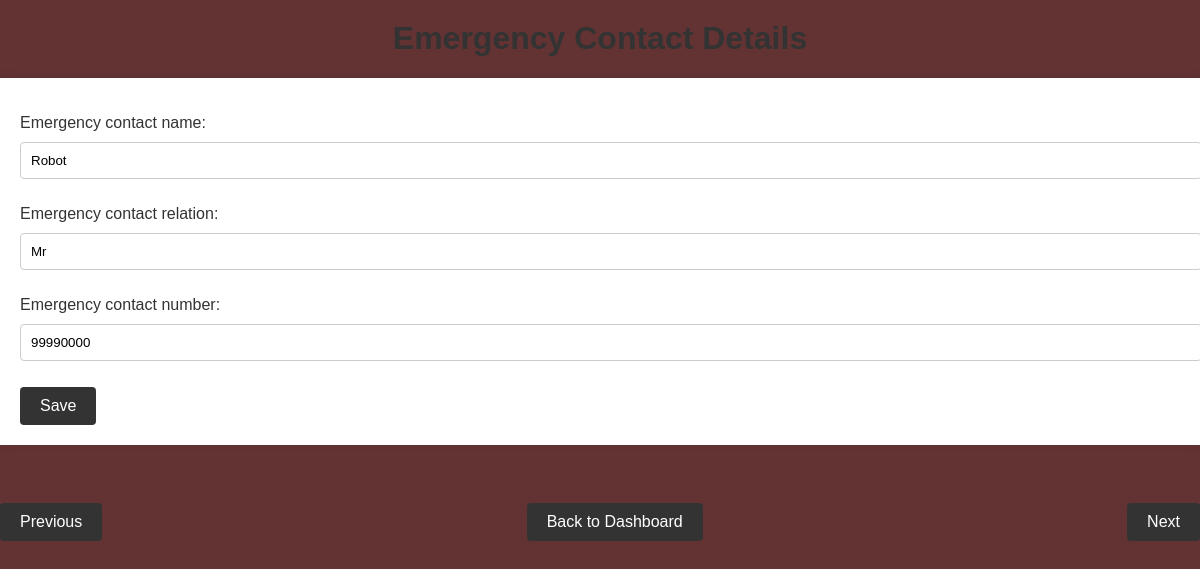
Screenshot of /applicant/page/3/ (signed in) with the database file from the repository.
### users/models.py (models this page shows, shortened)
class Profile(models.Model):
    MALE = 'ML'
    FEMALE = 'FM'
    GENDER_CHOICES = (
        (MALE, 'Male'),
        (FEMALE, 'Female')
    )
    first_name = models.CharField(max_length=100, default=True)
    middle_name = models.CharField(max_length=100, null=True, blank=True, default=True)
    last_name = models.CharField(max_length=100, default=True)
    Employee_Code = models.CharField(max_length=13, null=True, unique=True)
    designation = models.CharField(max_length=100, null=True, blank=True)
    date_of_joining = models.DateField(null=True, blank=True)
    email = models.EmailField(null=True)
    user = models.OneToOneField(CustomUser, null=True, blank=True, on_delete=models.CASCADE)
    picture = models.ImageField(upload_to="profile_pics", null=True, blank=True)
    gender = models.CharField(max_length=2, choices=GENDER_CHOICES, default=MALE)
    cropping = ImageRatioField('picture', '300x300')
    father_name = models.CharField(max_length=100, null=True, blank=True)
    mother_name = models.CharField(max_length=100, null=True, blank=True)
    blood_group = models.CharField(max_length=3, null=True, blank=True)
    date_of_birth = models.DateField(null=True, blank=True)
    present_address = models.TextField(null=True, blank=True)
    permanent_address = models.TextField(null=True, blank=True)
    phone_number = models.CharField(max_length=20, blank=True, null=True)
    personal_email = models.EmailField(null=True, blank=True)
    pan_number = models.CharField(max_length=10, null=True, blank=True)
    marital_status = models.CharField(max_length=50, null=True, blank=True)
    bank_name = models.CharField(max_length=100, null=True, blank=True)
    ifsc_code = models.CharField(max_length=20, null=True, blank=True)
    bank_account_number = models.CharField(max_length=20, null=True, blank=True)
    emergency_contact_name = models.CharField(max_length=100, null=True, blank=True)
    emergency_contact_relation = models.CharField(max_length=100, null=True, blank=True)
    emergency_contact_number = models.CharField(max_length=20, null=True, blank=True)

### applicant/views.py (the view)
# urls.py: path('page/3/', views.page_3, name='page_3'),
def page_3(request):
    try:
        profile = Profile.objects.get(user=request.user)
    except Profile.DoesNotExist:
        return redirect('applicant:dashboard')
    if request.method == 'POST':
        form = EmergencyContactForm(request.POST, instance=profile)
        if form.is_valid():
            form.save()
            return redirect('applicant:page_4')  # Redirect to page 4
    else:
        form = EmergencyContactForm(instance=profile)
    return render(request, 'applicant/page_3.html', {'form': form})

### applicant/forms.py
class EmergencyContactForm(forms.ModelForm):
    class Meta:
        model = Profile
        fields = ['emergency_contact_name', 'emergency_contact_relation', 'emergency_contact_number']

### applicant/templates/applicant/page_3.html (shortened to what this page needs)
{% load static %}
<!DOCTYPE html>
<html lang="en">
<head>
    <link rel="stylesheet" href="{% static 'applicant/css/styles.css' %}">
</head>
<body>
    <h1>Emergency Contact Details</h1>
    <form method="POST" action="{% url 'applicant:page_3' %}">
        {{ form.as_p }}
        <input type="submit" value="Save">
    </form>
    <br>
    <div class="button-group">
        <button class="previous"><a href="{% url 'applicant:page_2' %}">Previous</a></button>
        <button class="back-to-dashboard"><a href="{% url 'applicant:dashboard' %}">Back to Dashboard</a></button>
        <button class="next"><a href="{% url 'applicant:page_4' %}">Next</a></button>
    </div>
</body>
</html>

### applicant/static/applicant/css/styles.css (style rules this page uses)
body { font-family: Arial, sans-serif; background-color: #633333; margin: 0; padding: 0; }
h1 { color: #333; text-align: center; margin-top: 20px; }
p { color: #333; font-size: 16px; }
form { background: #fff; padding: 20px; margin: 20px 0; box-shadow: 0 0 10px rgba(0, 0, 0, 0.1); }
input[type="text"], input[type="date"], textarea, select { width: 100%; padding: 10px; margin: 10px 0; border: 1px solid #ccc; border-radius: 4px; }
input[type="submit"], button { padding: 10px 20px; font-size: 16px; color: #fff; background-color: #333; border: none; border-radius: 4px; cursor: pointer; text-decoration: none; text-align: center; }
button a { color: #fff; text-decoration: none; }
.button-group { display: flex; justify-content: space-between; margin-top: 20px; }
.button-group .next { margin-left: auto; }
.button-group .previous { margin-right: auto; }
.button-group .back-to-dashboard { margin: 0 auto; }

### rows the page displays
Profile: emergency_contact_name "Robot", emergency_contact_relation "Mr", emergency_contact_number "99990000"
